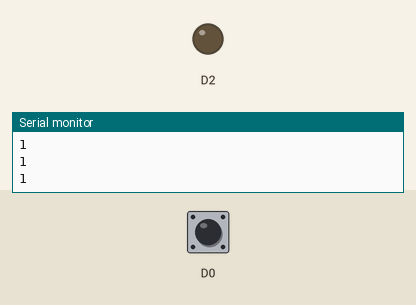
This sketch was run on a simulated ESP8266 (NodeMCU). Parts: output pins drawn as LEDs (lit = HIGH), the last lines printed to the serial monitor. Inputs (shaded band) come from the test bench; at power-on: D0 HIGH. WiFi joins after 1.5 s; servers stay silent unless stated.

Above: at 2.7 s.
2.8 s: D0 pulled LOW for 0.6 s
At 3.4 s:
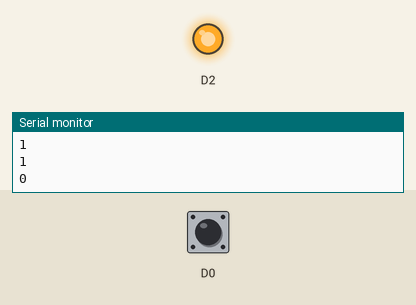
5.0 s: D0 pulled LOW for 3.2 s
At 9.8 s:
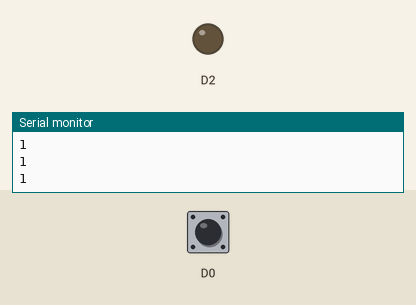
Timing chart, 0 to 11.3 s (numbered marks = the images above; inputs shaded):
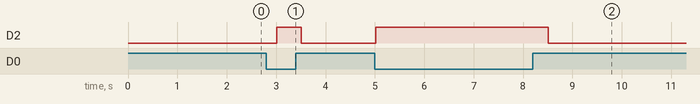

The sketch:

sketch_oct08a.ino
```cpp
#include <ESP8266WiFi.h>
#define MEDICIONES 6
#define TIEMPO_ENTRE_MUESTRAS 50000 //50 segundos
#define TIEMPO_ENTRE_ENVIOS  10000 //10 segundos
#define RO 41763
#define RL 1350
#define SMOKE_D 1
//#define DEBUG
/******************************************          Wifi                        *************************************/
const char* ssid = "iot"; // Rellena con el nombre de tu red WiFi
const char* password = "12345678"; // Rellena con la contraseña de tu red WiFi

/******************************************          Get Urls                    *************************************/
const char* host = "api.thingspeak.com";
//const char* host = "mfufif7r84.execute-api.us-west-2.amazonaws.com";
const char* apiKey = "/update?api_key=BPHU8TA1BBFR0N8Q&field";
//const char* apiKey = "/Airsense/01/NH3/";
//https://mfufif7r84.execute-api.us-west-2.amazonaws.com/Airsense/userID/type/value

/******************************************          Variables globales          *************************************/
int adc_MQ;
float voltaje;
float Rs ;
String url;
int n;
/******************************************          Funciones                   *************************************/
double analog_benceno(float Rs);
double analog_tolueno(float Rs);
double analog_fenol(float Rs);
double analog_amonio(float Rs);
double analog_monoxDeCarbono(float Rs);
double analog_dioxidoDeCarbono(float Rs);
double humoDetectado(float Rs);
double (*analog_lectur[7])(float) = {analog_benceno, analog_tolueno, analog_fenol, analog_amonio, analog_monoxDeCarbono, analog_dioxidoDeCarbono, humoDetectado};
/////////////////////////////////////////////////////////
int smoke_detected;
int extra_data;
/////////////////////////////////////////////////////////

/******************************************          Configuracion inicial      *************************************/
void setup()
{
  Serial.begin(115200);
  delay(10);

  // Conectamos a la red WiFi
  #ifdef DEBUG
    randomSeed(analogRead(A0));
  #endif
  Serial.println();
  Serial.println();
  Serial.print("Connecting to ");
  Serial.println(ssid);

  /* Configuramos el ESP8266 como cliente WiFi. Si no lo hacemos
     se configurará como cliente y punto de acceso al mismo tiempo */
  WiFi.mode(WIFI_STA); // Modo cliente WiFi
  WiFi.begin(ssid, password);

  // Esperamos a que estemos conectados a la red WiFi
  while (WiFi.status() != WL_CONNECTED)
  {
    delay(500);
    Serial.print(".");
  }

  Serial.println("");
  Serial.println("WiFi connected");
  Serial.println("IP address: ");
  Serial.println(WiFi.localIP()); // Mostramos la IP

  //////////////////////////////////////////////////////////////
  pinMode(D0, INPUT_PULLUP);
  pinMode(D2, OUTPUT);
  //////////////////////////////////////////////////////////////

}
/******************************************          Main                    *************************************/
void loop()
{

////////////////////////////////////////////////////////////////////
  while(1)
  {
     smoke_detected = digitalRead(D0);
     Serial.println(smoke_detected);
    if(!smoke_detected)
    {
      digitalWrite(D2, HIGH);
      extra_data = 1;
    }else
    {
      digitalWrite(D2, LOW);
      extra_data = 0;
    }
     delay(500);
  }
////////////////////////////////////////////////////////////////////
  Serial.print("connecting to ");
  Serial.println(host);

  // Creamos el cliente
  WiFiClient client;
  const int httpPort = 80; // Puerto HTTP


  while(1)
  {


  #ifdef DEBUG
    adc_MQ = random(1023);
  #else
    adc_MQ  = analogRead(A0); //Leemos la salida analógica del MQ
    ////////////////////////////////////////////////////////////////////////
    smoke_detected = digitalRead(D0);
    if(!smoke_detected)
    {
      digitalWrite(D2, HIGH);
      extra_data = 1;
    }else
    {
      digitalWrite(D2, LOW);
      extra_data = 0;
    }
    ////////////////////////////////////////////////////////////////////////
  #endif
    //Rs = ((1024.0 * RL) / adc_MQ) - RL;
    voltaje = (adc_MQ * (3.3 / 1023.0))*2; //Convertimos la lectura en un valor de voltaje
    Rs = RL * ((5 - voltaje)/voltaje); //Calculamos Rs con un RL de 1k
    Serial.println("Rs");
    Serial.println(Rs);


    for(n = 1; n <= MEDICIONES + extra_data; n++)
    {
      if (!client.connect(host, httpPort))
      {
        // ¿hay algún error al conectar?
        Serial.println("Ha fallado la conexión");
        return;
      }
      Serial.println("Conexión establecida");

      url = "";
      url += apiKey;
      url += String(n) + "=";
      url += String((*analog_lectur[n -1])(Rs));
      Serial.print("URL de la petición: http://");
      Serial.print(host);
      Serial.println(url);
      // Enviamos la petición
      client.print(String("GET ") + url + " HTTP/1.1\r\n" +
           "Host: " + host + "\r\n" +
           "Connection: close\r\n\r\n");
      unsigned long timeout = millis();
      while (client.available() == 0)
      {
        if (millis() - timeout > 50000)
          {
            Serial.println(">>> Superado el tiempo de espera !");
            client.stop();
            return;
          }
      }
    // Consutar la memoria libre
    // Quedan un poco más de 40 kB
      Serial.printf("\nMemoria libre en el ESP8266: %d Bytes\n\n",ESP.getFreeHeap());

    // Leemos la respuesta y la enviamos al monitor serie
      while(client.available())
      {
        String line = client.readStringUntil('\r');
        Serial.print(line);
      }

      Serial.println();
      Serial.println("Cerrando la conexión");
      delay(TIEMPO_ENTRE_ENVIOS);
    }
    delay(TIEMPO_ENTRE_MUESTRAS);
  }
}

double analog_benceno(float Rs)
{
  double benceno = 37.89*pow(Rs/RO, -3.165); //Calculamos la concentración del metano
  return benceno;
}

double analog_tolueno(float Rs)
{
  double tolueno = 47.36*pow(Rs/RO, -3.292); //Calculamos la concentración del propano
  return tolueno;
}

double analog_fenol(float Rs)
{
  double fenol = 79.77*pow(Rs/RO, -3.005);
  return fenol;
}

double analog_amonio(float Rs)
{
  double amonio = 101*pow(Rs/RO, -2.495); //Calculamos la concentración del amoniaco
  return amonio;
}

double analog_monoxDeCarbono(float Rs)
{
  double monoxDeCarbono = 763.7*pow(Rs/RO, -4.541);
  return monoxDeCarbono;
}

double analog_dioxidoDeCarbono(float Rs)
{
  double dioxidoDeCarbono = 110.8*pow(Rs/RO, -2.729);
  return dioxidoDeCarbono;
}

double humoDetectado(float Rs)
{
  return SMOKE_D;
}
```

Measured:
- after the input at 2.8 s, D2: LOW → HIGH after 0.21 s, → LOW 0.50 s later
- after the input at 5.0 s, D2: LOW → HIGH at once, → LOW 3.5 s later
